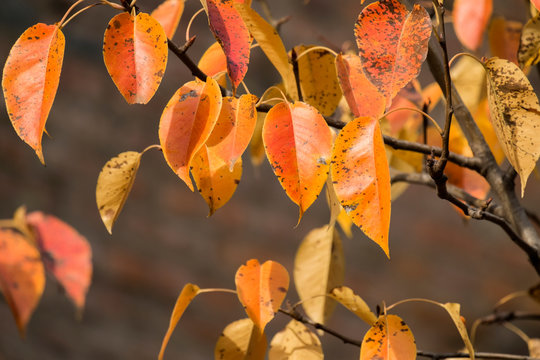
#> input picture Filters/image.jpg, 540 x 360 px
$ python color_balance.py
#> lines starting #> are read from the running program, lines starting #| are printed output that depends on the picture
import cv2
import numpy as np

# Load the image
img = cv2.imread('image.jpg')
#> img is the input picture: shape (360, 540, 3); mean B, G, R 50.1, 92.2, 143.9

# Define the percentage of color reduction or increase
x = 60

# Copy the original image
img_less_color = img.copy()
img_more_color = img.copy()

# Reduce color by x%
img_less_color = np.clip((1 - x/100) * img_less_color, 0, 255).astype(np.uint8)
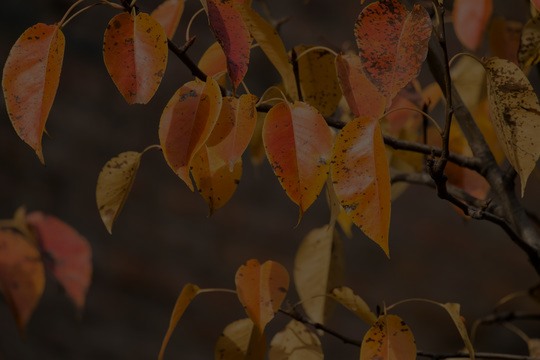
#> img_less_color: shape (360, 540, 3); mean B, G, R 19.7, 36.5, 57.2

# Increase color by x%
img_more_color = np.clip((1 + x/100) * img_more_color, 0, 255).astype(np.uint8)
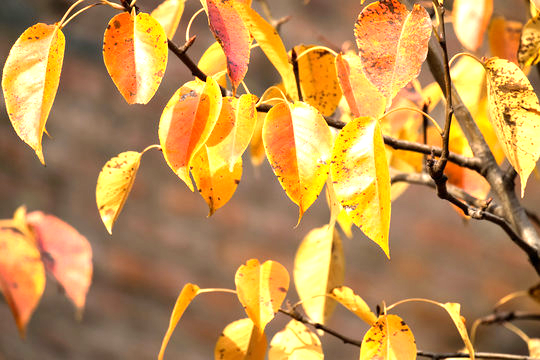
#> img_more_color: shape (360, 540, 3); mean B, G, R 79.8, 145, 189.2

# Display the images
cv2.imshow('Original Image', img)
cv2.imshow(str(x)+'% Less Color', img_less_color)
cv2.imshow(str(x)+'% More Color', img_more_color)

cv2.waitKey(0)
cv2.destroyAllWindows()
